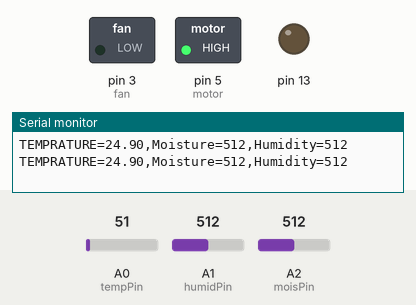
This sketch was run on a simulated Arduino Uno, built with avr-gcc and run on an emulated ATmega328P. Parts: switched loads named in the sketch (green lamp = pin HIGH), output pins drawn as LEDs (lit = HIGH), the last lines printed to the serial monitor. The test bench sets the inputs (shaded band); at power-on: A2 (moisPin) = 512, A0 (tempPin) = 51, A1 (humidPin) = 512.

Above: at 10.8 s.
10.9 s: A2 (moisPin) set to 590
21.2 s: A2 (moisPin) set to 618
At 30.9 s:
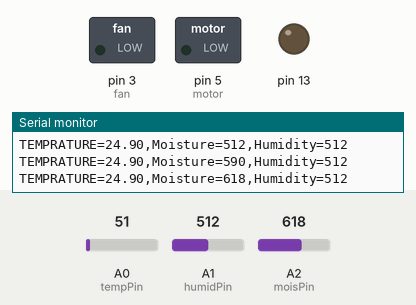
31.5 s: A2 (moisPin) set to 511
At 40.9 s:
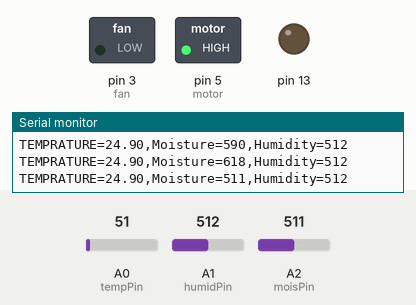
41.5 s: A2 (moisPin) set to 610
At 51.0 s:
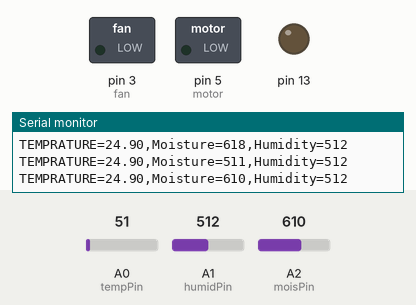
Timing chart, 0 to 52.5 s (numbered marks = the images above; inputs shaded):
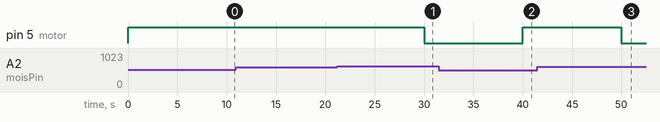

The sketch:

SMARTAGRO.ino
```cpp
#include <Wire.h>
int motor =5;
int fan =3;
int val,val2,val3;
int tempPin = 0;
int moisPin=2;
int humidPin=1;


void setup()
{
Serial.begin(9600);
pinMode(13, OUTPUT);
pinMode(motor,OUTPUT);
pinMode(fan,OUTPUT);
}
void motorState(int state)
{
  digitalWrite(5,state);
}
void fanState(int state1)
{
  digitalWrite(3,state1);
}
void loop()
{

val = analogRead(tempPin);
val2 = analogRead(moisPin);
val3 = analogRead(humidPin);
float mv = ( val/1024.0)*5000;

float cel = mv/10;
float farh = (cel*9)/5 + 32;

Serial.print("TEMPRATURE=");
Serial.print(cel);
Serial.print(",");
/*Serial.print("*C");*/

Serial.print("Moisture=");
Serial.print(val2);
Serial.print(",");
Serial.print("Humidity=");
Serial.print(val3);
Serial.println();
if(val2>=600)
 {
motorState(400);
digitalWrite(motor,LOW);
 }
 else
 {
  motorState(1000);
digitalWrite(motor,HIGH);
}
 delay(10000);
}
/* uncomment this to get temperature in farenhite
Serial.print("TEMPRATURE = ");
Serial.print(farh);
Serial.print("*F");
Serial.println();

+
*/
```

Measured:
- the behaviour switches between 599 and 600 on A2 (moisPin) (found by bisection; images 0 and 1)
- after the input at 21.2 s, pin 5 (motor): HIGH → LOW after 8.8 s
- after the input at 31.5 s, pin 5 (motor): LOW → HIGH after 8.5 s
- after the input at 41.5 s, pin 5 (motor): HIGH → LOW after 8.5 s
